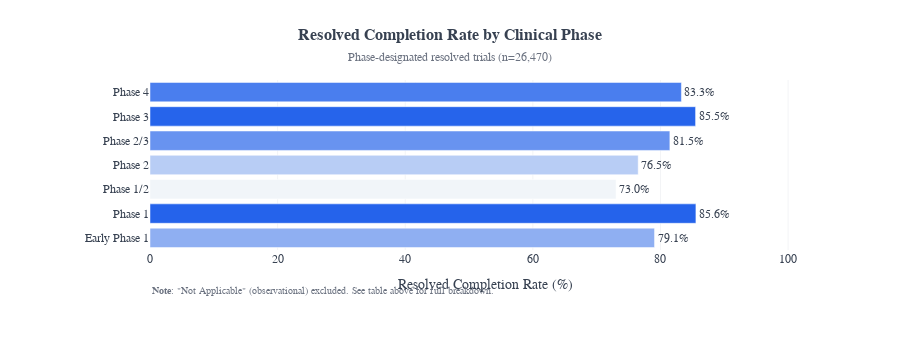

Write notebook code for a chart like this one.
### Code cell
# ============================================================
# 2.2 Visualization: Completion Rate by Phase (single chart)
# ============================================================

display(Markdown("## 2.2 Completion Rate by Phase"))
display(Markdown("*Phase enters the regression model as a primary factor.*"))

# Filter to clinical phases only
phase_rates_clean = phase_rates[~phase_rates['phase_group'].isin(['Not Applicable', 'Other'])].copy()
phase_rates_clean = phase_rates_clean.sort_values('_order', ascending=True)

# Single focused chart
fig_phase = create_rate_bar_chart(
    data=phase_rates_clean,
    rate_col='completion_rate',
    label_col='phase_group',
    n_col='n_resolved',
    title='Resolved Completion Rate by Clinical Phase',
    subtitle=f'Phase-designated resolved trials (n={int(phase_rates_clean["n_resolved"].sum()):,})',
    note='<b>Note</b>: "Not Applicable" (observational) excluded. See table above for full breakdown.',
    x_title='Resolved Completion Rate (%)',
    height=350,
)
fig_phase.show()

### Figure 1 — Plotly figure (JSON) as saved in the notebook; plotly's stock layout.template omitted (floating-point values rounded to 4 significant figures)
{"data": [{"cliponaxis": false, "customdata": [559, 6459, 1710, 7522, 842, 5221, 4157], "hovertemplate": "<b>%{y}</b><br>Resolved Completion Rate (%): %{x:.1f}%<br>n=%{customdata:,}<extra></extra>", "marker": {"color": ["rgb(143, 175, 242)", "rgb(37, 99, 235)", "rgb(241, 245, 249)", "rgb(184, 205, 245)", "rgb(104, 147, 240)", "rgb(38, 100, 235)", "rgb(74, 126, 238)"]}, "orientation": "h", "text": ["79.1%", "85.6%", "73.0%", "76.5%", "81.5%", "85.5%", "83.3%"], "textposition": "outside", "type": "bar", "x": [79.07, 85.56, 73.04, 76.51, 81.47, 85.5, 83.28], "y": ["Early Phase 1", "Phase 1", "Phase 1/2", "Phase 2", "Phase 2/3", "Phase 3", "Phase 4"]}], "layout": {"annotations": [{"align": "left", "font": {"color": "#6b7280", "family": "Arial", "size": 10}, "showarrow": false, "text": "<b>Note</b>: \"Not Applicable\" (observational) excluded. See table above for full breakdown.", "x": 0, "xref": "paper", "y": -0.28, "yref": "paper"}], "font": {"color": "#374151", "family": "Arial", "size": 12}, "height": 350, "margin": {"b": 100, "l": 150, "r": 80, "t": 80}, "title": {"font": {"color": "#374151", "family": "Arial", "size": 16}, "text": "<b>Resolved Completion Rate by Clinical Phase</b><br><span style='font-size:12px; color:#6b7280'>Phase-designated resolved trials (n=26,470)</span>", "x": 0.5, "xanchor": "center"}, "xaxis": {"gridcolor": "#f3f4f6", "range": [0, 105], "showgrid": true, "title": {"text": "Resolved Completion Rate (%)"}, "zeroline": false}, "yaxis": {"showgrid": false, "title": {}}}}
